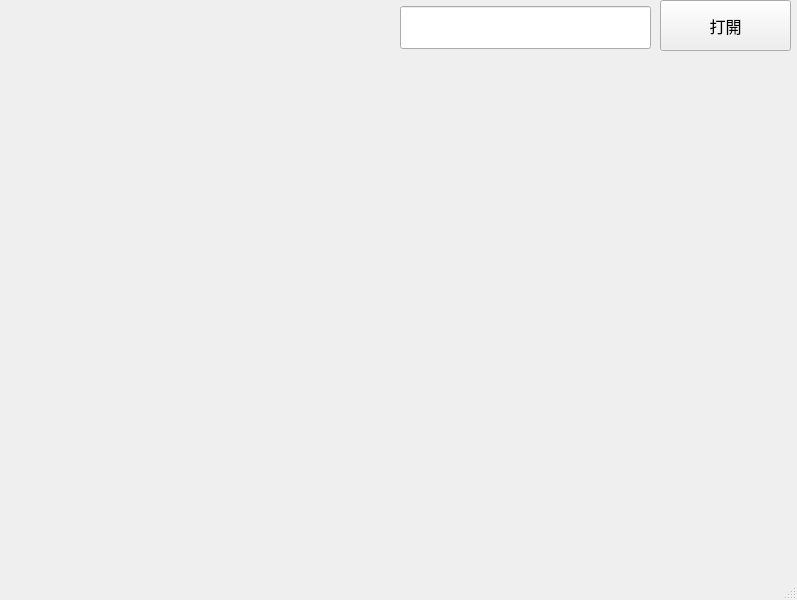
<?xml version="1.0" encoding="UTF-8"?>
<ui version="4.0">
 <class>MainWindow</class>
 <widget class="QMainWindow" name="MainWindow">
  <property name="geometry">
   <rect>
    <x>0</x>
    <y>0</y>
    <width>797</width>
    <height>600</height>
   </rect>
  </property>
  <property name="windowTitle">
   <string>QtDesigner測試</string>
  </property>
  <widget class="QWidget" name="centralwidget">
   <widget class="QPushButton" name="pushButton">
    <property name="geometry">
     <rect>
      <x>660</x>
      <y>0</y>
      <width>131</width>
      <height>51</height>
     </rect>
    </property>
    <property name="font">
     <font>
      <pointsize>12</pointsize>
     </font>
    </property>
    <property name="text">
     <string>打開</string>
    </property>
   </widget>
   <widget class="QLineEdit" name="lineEdit">
    <property name="geometry">
     <rect>
      <x>400</x>
      <y>6</y>
      <width>251</width>
      <height>43</height>
     </rect>
    </property>
   </widget>
  </widget>
  <widget class="QStatusBar" name="statusbar"/>
  <widget class="QMenuBar" name="menubar">
   <property name="geometry">
    <rect>
     <x>0</x>
     <y>0</y>
     <width>797</width>
     <height>21</height>
    </rect>
   </property>
  </widget>
 </widget>
 <resources/>
 <connections>
  <connection>
   <sender>pushButton</sender>
   <signal>clicked()</signal>
   <receiver>MainWindow</receiver>
   <slot>button_clicked()</slot>
   <hints>
    <hint type="sourcelabel">
     <x>403</x>
     <y>392</y>
    </hint>
    <hint type="destinationlabel">
     <x>559</x>
     <y>503</y>
    </hint>
   </hints>
  </connection>
 </connections>
 <slots>
  <signal>clicked()</signal>
  <slot>button_clicked()</slot>
 </slots>
</ui>
